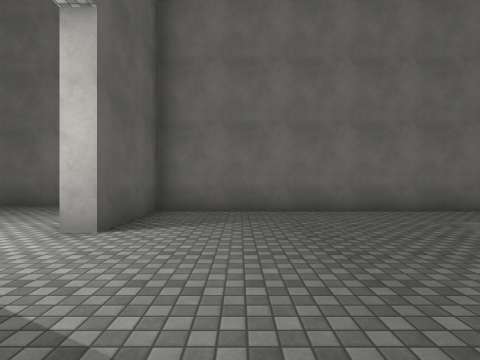
[1] (above)

24 first-person views from a walk through a 3-D level made in the Unity game engine. The camera is 1.4 m above the floor, looks level and sees 80° across. The floor is counted in squares, 2 m on a side. Each view is taken from the middle of a square. On the plan, view 1 faces up. The plan holds only what a view shows up to about 10 squares ahead; the rest is blank. The place goes on beyond the plan. The player is left out. Some animated figures are left out. Surface patterns are stand-ins for the level's own textures.

[2]
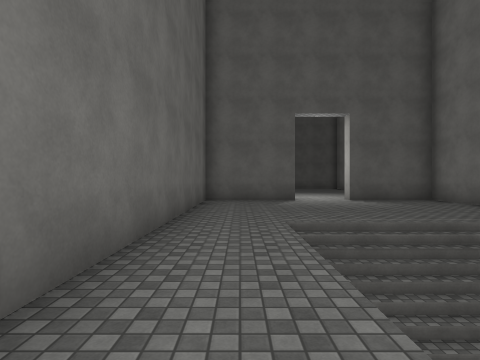

[3]
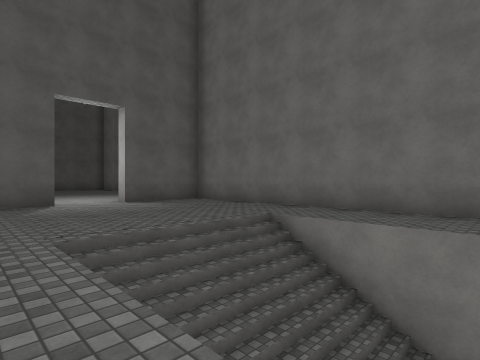

[4]
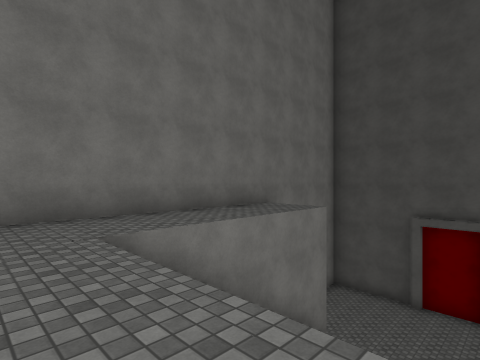

[5]
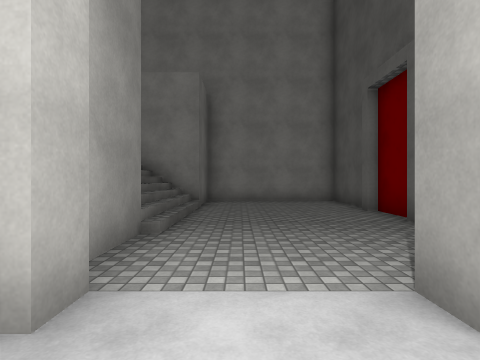

[6]
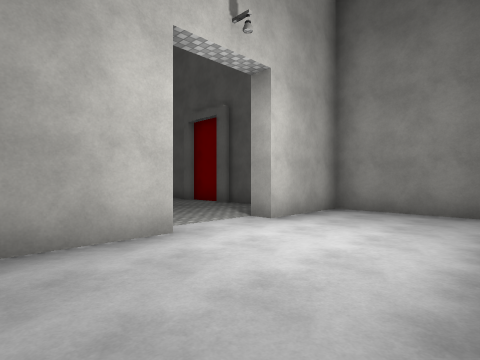

[7]
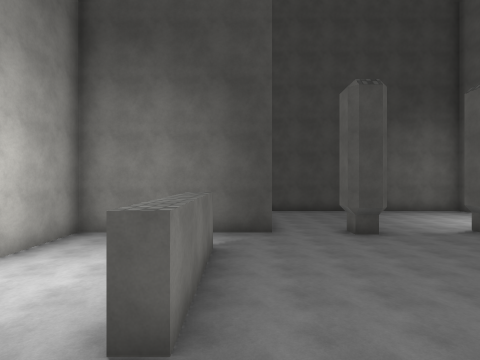

[8]
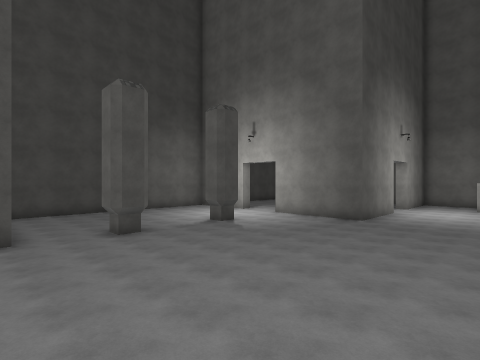

[9]
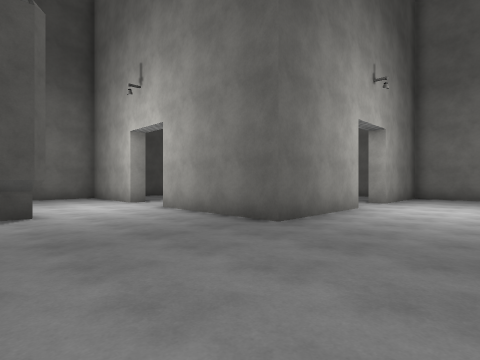

[10]
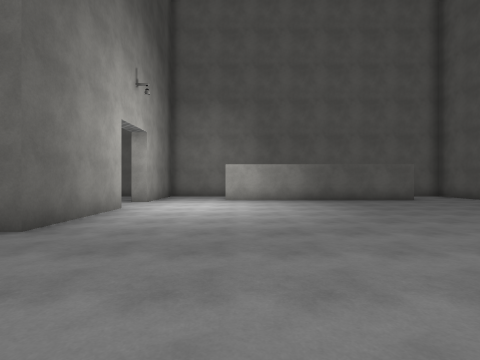

[11]
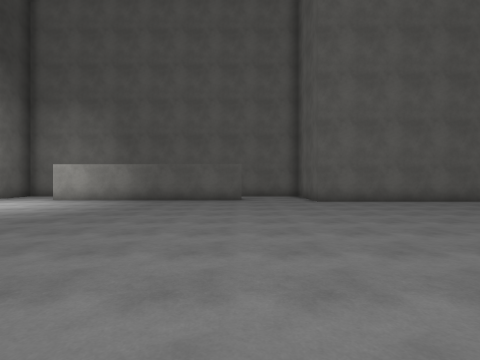

[12]
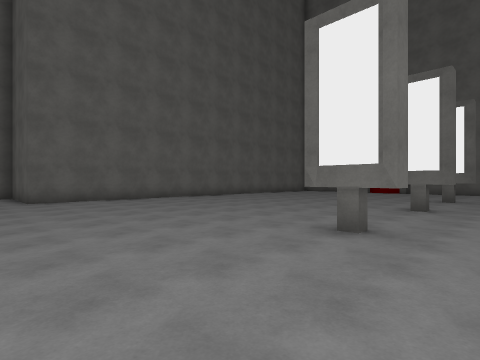

[13]
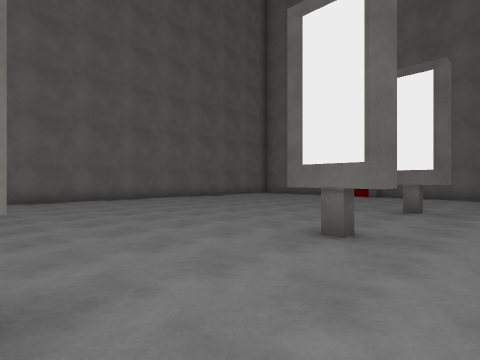

[14]
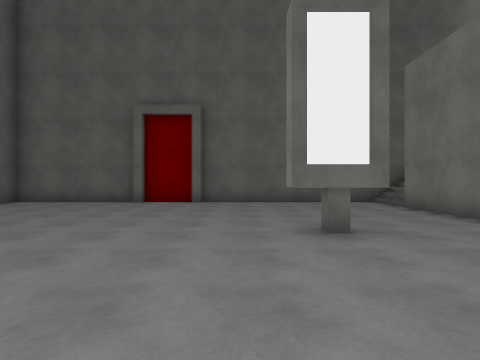

[15]
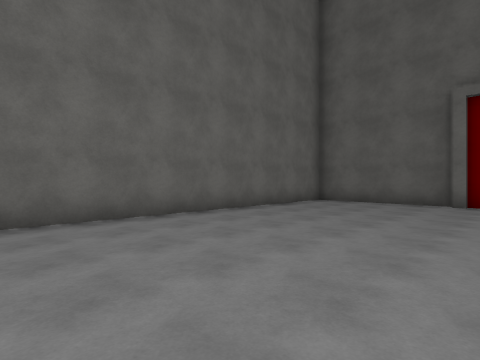

[16]
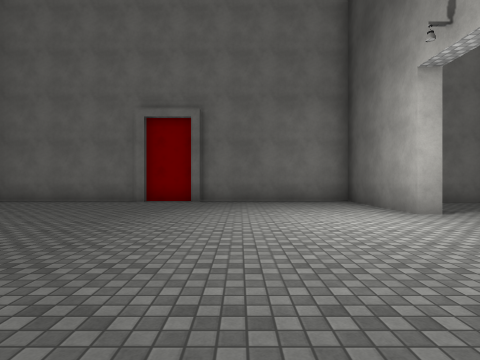

[17]
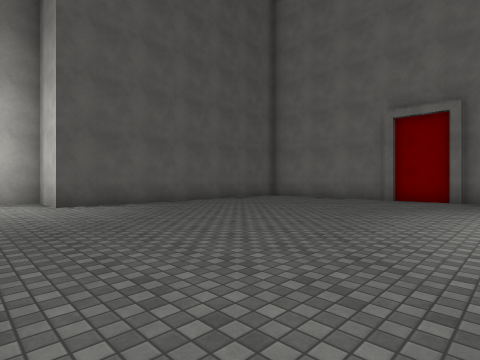

[18]
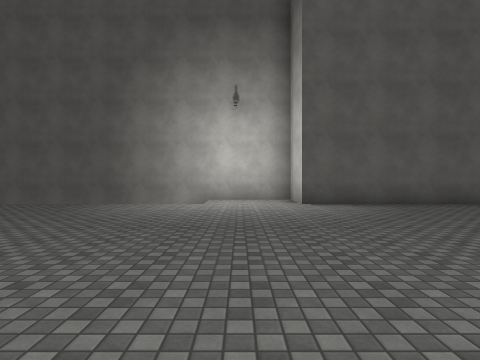

[19]
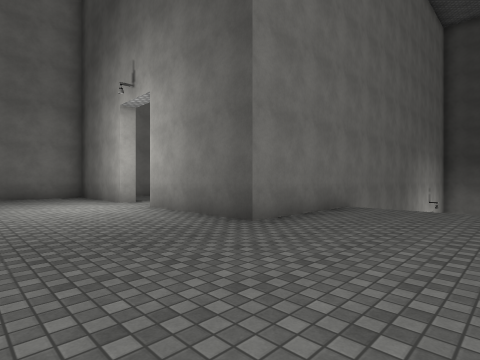

[20]
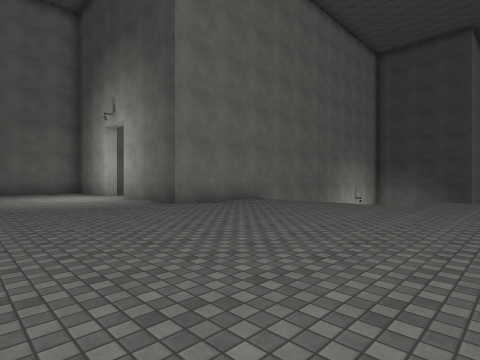

[21]
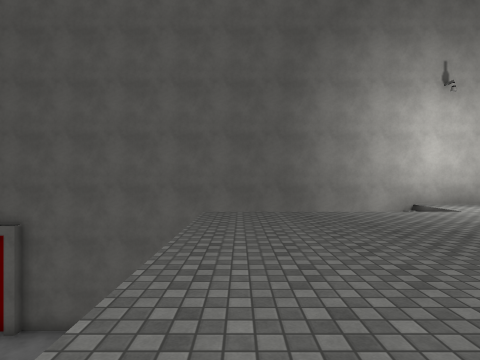

[22]
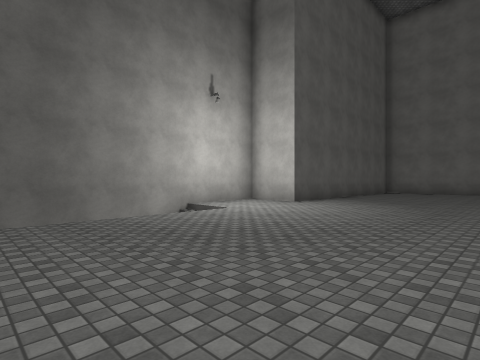

[23]
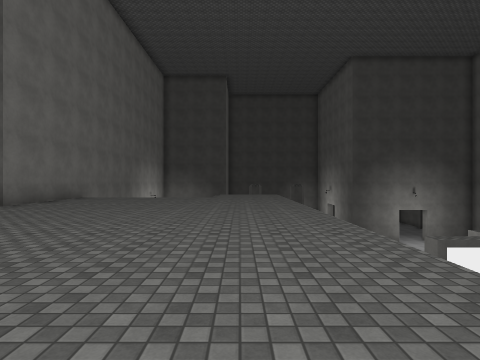

[24]
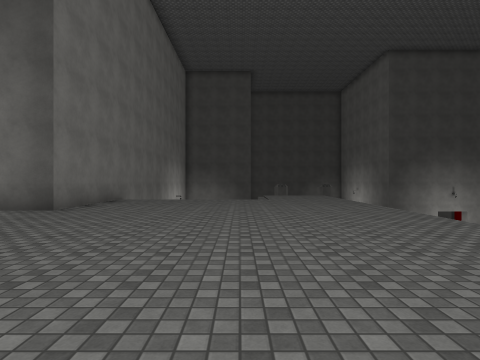

### Floor plan
Key: @ floor where view 1 was taken; # wall or solid block; x gap in a wall; . main floor; : floor 7.25 m higher than the main floor; / step, stairs or slope.
Columns run from 17 left of view 1 to 19 right of it. Each row starts with its distance up from view 1.
  8    #############
  7    ::::::::::::#################
  6     :::::::::::#::::::::::x....#
  5      ::::::::::#::::::::::/....#
  4   #::::::::::::#:::://// //....#
  3   #::::::::::::::::://// //...##
  2   #:::::::::::::::::///  //...##
  1   #::::::::::::#::::///// /....#
  0   #::::::::::::#:@::::::::....
 -1 ###::::::::::::############..###
 -2 #::::::::::::::::::     .......#
 -3 #::::::::::::::::::     .......#
 -4 #//::::::::::::::::     .......#
 -5 #/ ::::::::::::::::     ..###..#
 -6 #/ ::::::::::::::::    / ......#
 -7  / ::::::::::::::::///   ...........
 -8  / ::::::::::::::::::/  ............
 -9 #//::::::::::::::::    ........#...
-10 #/////////////////     ...........
-11 #.................     ...........
-12 #..................     ..........
-13 #.....#...#..#......   ........#..
-14 #.................... ..............#
-15 #...................................
-16 ##.........................####..##
-17 ##.........................#
-18 #..........................#
-19 #..........................#
-20 #...........................
-21 #............................
-22 ################..#######..#.
-23                #.        ..#
-24                #.        ..
-25                          ##

Where each view was taken, in squares from view 1:
view 1: 0 up, 0 right, facing up
view 2: 0 up, 8 right, facing left
view 3: 0 up, 7 right, facing up-left
view 4: 1 up, 2 right, facing up-right
view 5: 3 down, 10 right, facing up
view 6: 5 down, 7 right, facing up-right
view 7: 6 down, 6 right, facing right
view 8: 6 down, 6 right, facing down-right
view 9: 12 down, 7 right, facing down-right
view 10: 12 down, 7 right, facing down
view 11: 12 down, 1 right, facing down
view 12: 11 down, 0 right, facing down-left
view 13: 11 down, 4 left, facing down-left
view 14: 14 down, 7 left, facing left
view 15: 16 down, 7 left, facing down-left
view 16: 2 down, 6 left, facing up
view 17: 3 down, 6 left, facing up-left
view 18: 3 down, 6 left, facing left
view 19: 5 down, 6 left, facing up-right
view 20: 9 down, 7 left, facing up-right
view 21: 9 down, 8 left, facing left
view 22: 9 down, 9 left, facing up-left
view 23: 8 down, 10 left, facing right
view 24: 6 down, 9 left, facing right
